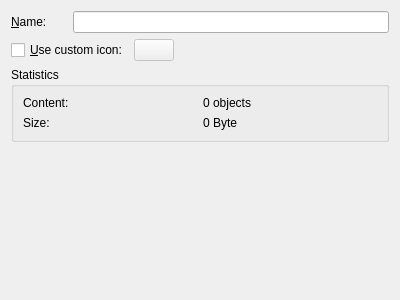
<ui version="4.0" >
 <class>CollectionGeneralPropertiesPage</class>
 <widget class="QWidget" name="CollectionGeneralPropertiesPage" >
  <property name="geometry" >
   <rect>
    <x>0</x>
    <y>0</y>
    <width>400</width>
    <height>300</height>
   </rect>
  </property>
  <layout class="QGridLayout" >
   <item row="0" column="0" >
    <widget class="QLabel" name="label" >
     <property name="text" >
      <string>&amp;Name:</string>
     </property>
     <property name="buddy" >
      <cstring>nameEdit</cstring>
     </property>
    </widget>
   </item>
   <item row="0" column="1" colspan="3" >
    <widget class="QLineEdit" name="nameEdit" />
   </item>
   <item row="1" column="0" colspan="2" >
    <widget class="QCheckBox" name="customIconCheckbox" >
     <property name="text" >
      <string>&amp;Use custom icon:</string>
     </property>
    </widget>
   </item>
   <item row="1" column="2" >
    <widget class="KIconButton" name="customIcon" >
     <property name="enabled" >
      <bool>false</bool>
     </property>
     <property name="icon" >
      <string>folder</string>
     </property>
     <property name="iconSize" >
      <number>16</number>
     </property>
    </widget>
   </item>
   <item row="1" column="3" >
    <spacer>
     <property name="orientation" >
      <enum>Qt::Horizontal</enum>
     </property>
     <property name="sizeHint" stdset="0" >
      <size>
       <width>40</width>
       <height>20</height>
      </size>
     </property>
    </spacer>
   </item>
   <item row="2" column="0" colspan="4" >
    <widget class="QGroupBox" name="statsBox" >
     <property name="title" >
      <string>Statistics</string>
     </property>
     <layout class="QGridLayout" >
      <item row="0" column="0" >
       <widget class="QLabel" name="label_2" >
        <property name="text" >
         <string comment="object names" >Content:</string>
        </property>
       </widget>
      </item>
      <item row="0" column="1" >
       <widget class="QLabel" name="countLabel" >
        <property name="text" >
         <string>0 objects</string>
        </property>
       </widget>
      </item>
      <item row="1" column="0" >
       <widget class="QLabel" name="label_3" >
        <property name="text" >
         <string>Size:</string>
        </property>
       </widget>
      </item>
      <item row="1" column="1" >
       <widget class="QLabel" name="sizeLabel" >
        <property name="text" >
         <string>0 Byte</string>
        </property>
       </widget>
      </item>
     </layout>
    </widget>
   </item>
   <item row="3" column="2" >
    <spacer>
     <property name="orientation" >
      <enum>Qt::Vertical</enum>
     </property>
     <property name="sizeHint" stdset="0" >
      <size>
       <width>20</width>
       <height>40</height>
      </size>
     </property>
    </spacer>
   </item>
  </layout>
 </widget>
 <customwidgets>
  <customwidget>
   <class>KIconButton</class>
   <extends>QPushButton</extends>
   <header>kiconbutton.h</header>
  </customwidget>
 </customwidgets>
 <resources/>
 <connections>
  <connection>
   <sender>customIconCheckbox</sender>
   <signal>toggled(bool)</signal>
   <receiver>customIcon</receiver>
   <slot>setEnabled(bool)</slot>
   <hints>
    <hint type="sourcelabel" >
     <x>115</x>
     <y>55</y>
    </hint>
    <hint type="destinationlabel" >
     <x>245</x>
     <y>55</y>
    </hint>
   </hints>
  </connection>
 </connections>
</ui>
